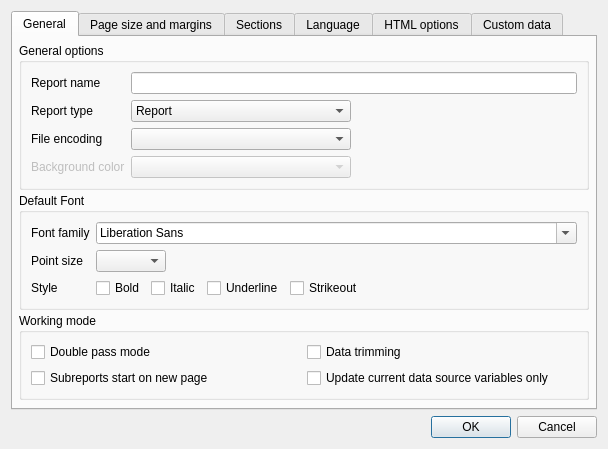
<?xml version="1.0" encoding="UTF-8"?>
<ui version="4.0">
 <class>NCRDPageDialogUI</class>
 <widget class="QDialog" name="NCRDPageDialogUI">
  <property name="geometry">
   <rect>
    <x>0</x>
    <y>0</y>
    <width>608</width>
    <height>406</height>
   </rect>
  </property>
  <property name="windowTitle">
   <string>Report and page settings</string>
  </property>
  <layout class="QVBoxLayout" name="verticalLayout">
   <item>
    <widget class="QTabWidget" name="tabWidget">
     <property name="currentIndex">
      <number>0</number>
     </property>
     <widget class="QWidget" name="tabGen">
      <attribute name="title">
       <string>General</string>
      </attribute>
      <layout class="QVBoxLayout" name="verticalLayout_2">
       <property name="spacing">
        <number>3</number>
       </property>
       <property name="leftMargin">
        <number>6</number>
       </property>
       <property name="topMargin">
        <number>6</number>
       </property>
       <property name="rightMargin">
        <number>6</number>
       </property>
       <property name="bottomMargin">
        <number>6</number>
       </property>
       <item>
        <widget class="QGroupBox" name="gbGeneral">
         <property name="title">
          <string>General options</string>
         </property>
         <layout class="QGridLayout">
          <item row="1" column="0">
           <widget class="QLabel" name="label_10">
            <property name="text">
             <string>Report type</string>
            </property>
           </widget>
          </item>
          <item row="7" column="1">
           <widget class="NCRDColorCombo" name="comboColor">
            <property name="enabled">
             <bool>false</bool>
            </property>
           </widget>
          </item>
          <item row="1" column="1">
           <widget class="QComboBox" name="comboReportType">
            <item>
             <property name="text">
              <string>Report</string>
             </property>
            </item>
            <item>
             <property name="text">
              <string>Text document</string>
             </property>
            </item>
           </widget>
          </item>
          <item row="0" column="0">
           <widget class="QLabel" name="label">
            <property name="sizePolicy">
             <sizepolicy hsizetype="Maximum" vsizetype="Preferred">
              <horstretch>0</horstretch>
              <verstretch>0</verstretch>
             </sizepolicy>
            </property>
            <property name="text">
             <string>Report name</string>
            </property>
           </widget>
          </item>
          <item row="0" column="1" colspan="2">
           <widget class="QLineEdit" name="reportName"/>
          </item>
          <item row="2" column="0">
           <widget class="QLabel" name="label_2">
            <property name="text">
             <string>File encoding</string>
            </property>
           </widget>
          </item>
          <item row="2" column="1">
           <widget class="QComboBox" name="comboEncoding"/>
          </item>
          <item row="7" column="0">
           <widget class="QLabel" name="label_9">
            <property name="enabled">
             <bool>false</bool>
            </property>
            <property name="text">
             <string>Background color</string>
            </property>
           </widget>
          </item>
         </layout>
        </widget>
       </item>
       <item>
        <widget class="QGroupBox" name="groupBox_6">
         <property name="title">
          <string>Default Font</string>
         </property>
         <layout class="QFormLayout" name="formLayout">
          <property name="fieldGrowthPolicy">
           <enum>QFormLayout::AllNonFixedFieldsGrow</enum>
          </property>
          <item row="0" column="0">
           <widget class="QLabel" name="label_3">
            <property name="text">
             <string>Font family</string>
            </property>
           </widget>
          </item>
          <item row="0" column="1">
           <widget class="QFontComboBox" name="comboFont"/>
          </item>
          <item row="1" column="0">
           <widget class="QLabel" name="label_14">
            <property name="text">
             <string>Point size</string>
            </property>
           </widget>
          </item>
          <item row="1" column="1">
           <widget class="QComboBox" name="comboFontSize">
            <property name="maximumSize">
             <size>
              <width>70</width>
              <height>16777215</height>
             </size>
            </property>
           </widget>
          </item>
          <item row="2" column="1">
           <layout class="QHBoxLayout" name="horizontalLayout">
            <item>
             <widget class="QCheckBox" name="cbBold">
              <property name="text">
               <string>Bold</string>
              </property>
             </widget>
            </item>
            <item>
             <widget class="QCheckBox" name="cbItalic">
              <property name="text">
               <string>Italic</string>
              </property>
             </widget>
            </item>
            <item>
             <widget class="QCheckBox" name="cbUnderline">
              <property name="text">
               <string>Underline</string>
              </property>
             </widget>
            </item>
            <item>
             <widget class="QCheckBox" name="cbStrikeout">
              <property name="text">
               <string>Strikeout</string>
              </property>
             </widget>
            </item>
            <item>
             <spacer name="horizontalSpacer_2">
              <property name="orientation">
               <enum>Qt::Horizontal</enum>
              </property>
              <property name="sizeHint" stdset="0">
               <size>
                <width>40</width>
                <height>20</height>
               </size>
              </property>
             </spacer>
            </item>
           </layout>
          </item>
          <item row="2" column="0">
           <widget class="QLabel" name="label_15">
            <property name="text">
             <string>Style</string>
            </property>
           </widget>
          </item>
         </layout>
        </widget>
       </item>
       <item>
        <widget class="QGroupBox" name="groupBox_7">
         <property name="title">
          <string>Working mode</string>
         </property>
         <layout class="QGridLayout" name="gridLayout">
          <item row="0" column="0">
           <widget class="QCheckBox" name="cbDoublePass">
            <property name="text">
             <string>Double pass mode</string>
            </property>
           </widget>
          </item>
          <item row="0" column="1">
           <widget class="QCheckBox" name="cbDataTrim">
            <property name="text">
             <string>Data trimming</string>
            </property>
           </widget>
          </item>
          <item row="1" column="1">
           <widget class="QCheckBox" name="cbUpdateCurrentVars">
            <property name="text">
             <string>Update current data source variables only</string>
            </property>
           </widget>
          </item>
          <item row="1" column="0">
           <widget class="QCheckBox" name="cbSubReportNewPage">
            <property name="text">
             <string>Subreports start on new page</string>
            </property>
           </widget>
          </item>
         </layout>
        </widget>
       </item>
       <item>
        <spacer name="verticalSpacer_2">
         <property name="orientation">
          <enum>Qt::Vertical</enum>
         </property>
         <property name="sizeHint" stdset="0">
          <size>
           <width>20</width>
           <height>40</height>
          </size>
         </property>
        </spacer>
       </item>
      </layout>
     </widget>
     <widget class="QWidget" name="tabPage">
      <attribute name="title">
       <string>Page size and margins</string>
      </attribute>
      <layout class="QVBoxLayout" name="verticalLayout_4">
       <item>
        <layout class="QHBoxLayout" name="horizontalLayout_3">
         <item>
          <widget class="QGroupBox" name="groupBox_2">
           <property name="title">
            <string>Page size</string>
           </property>
           <layout class="QHBoxLayout" name="horizontalLayout_2">
            <item>
             <widget class="QComboBox" name="comboPageSize"/>
            </item>
            <item>
             <layout class="QGridLayout" name="gridLayWH">
              <property name="spacing">
               <number>3</number>
              </property>
              <item row="0" column="0">
               <widget class="QLabel" name="label_12">
                <property name="text">
                 <string>Width</string>
                </property>
                <property name="alignment">
                 <set>Qt::AlignRight|Qt::AlignTrailing|Qt::AlignVCenter</set>
                </property>
               </widget>
              </item>
              <item row="0" column="1">
               <widget class="QDoubleSpinBox" name="spWidth">
                <property name="suffix">
                 <string> mm</string>
                </property>
                <property name="minimum">
                 <double>10.000000000000000</double>
                </property>
                <property name="maximum">
                 <double>999.990000000000009</double>
                </property>
               </widget>
              </item>
              <item row="1" column="0">
               <widget class="QLabel" name="label_13">
                <property name="text">
                 <string>Height</string>
                </property>
                <property name="alignment">
                 <set>Qt::AlignRight|Qt::AlignTrailing|Qt::AlignVCenter</set>
                </property>
               </widget>
              </item>
              <item row="1" column="1">
               <widget class="QDoubleSpinBox" name="spHeight">
                <property name="suffix">
                 <string> mm</string>
                </property>
                <property name="minimum">
                 <double>10.000000000000000</double>
                </property>
                <property name="maximum">
                 <double>999.990000000000009</double>
                </property>
               </widget>
              </item>
             </layout>
            </item>
           </layout>
          </widget>
         </item>
         <item>
          <widget class="QGroupBox" name="gbOrient">
           <property name="title">
            <string>Orientation</string>
           </property>
           <layout class="QVBoxLayout" name="_5">
            <property name="spacing">
             <number>3</number>
            </property>
            <property name="leftMargin">
             <number>6</number>
            </property>
            <property name="topMargin">
             <number>6</number>
            </property>
            <property name="rightMargin">
             <number>6</number>
            </property>
            <property name="bottomMargin">
             <number>6</number>
            </property>
            <item>
             <widget class="QRadioButton" name="radioP">
              <property name="text">
               <string>Portrait</string>
              </property>
              <property name="checked">
               <bool>true</bool>
              </property>
             </widget>
            </item>
            <item>
             <widget class="QRadioButton" name="radioL">
              <property name="text">
               <string>Landscape</string>
              </property>
             </widget>
            </item>
           </layout>
          </widget>
         </item>
        </layout>
       </item>
       <item>
        <widget class="QGroupBox" name="gbMargins">
         <property name="title">
          <string>Margins</string>
         </property>
         <layout class="QGridLayout" name="lay_4">
          <property name="leftMargin">
           <number>6</number>
          </property>
          <property name="topMargin">
           <number>6</number>
          </property>
          <property name="rightMargin">
           <number>6</number>
          </property>
          <property name="bottomMargin">
           <number>6</number>
          </property>
          <property name="spacing">
           <number>3</number>
          </property>
          <item row="0" column="2">
           <widget class="QLabel" name="label_7">
            <property name="text">
             <string>Top</string>
            </property>
            <property name="alignment">
             <set>Qt::AlignRight|Qt::AlignTrailing|Qt::AlignVCenter</set>
            </property>
           </widget>
          </item>
          <item row="0" column="3">
           <widget class="QDoubleSpinBox" name="spTop">
            <property name="minimumSize">
             <size>
              <width>70</width>
              <height>0</height>
             </size>
            </property>
            <property name="suffix">
             <string> mm</string>
            </property>
            <property name="maximum">
             <double>999.990000000000009</double>
            </property>
           </widget>
          </item>
          <item row="1" column="0">
           <widget class="QLabel" name="label_5">
            <property name="text">
             <string>Left</string>
            </property>
            <property name="alignment">
             <set>Qt::AlignRight|Qt::AlignTrailing|Qt::AlignVCenter</set>
            </property>
           </widget>
          </item>
          <item row="1" column="1">
           <widget class="QDoubleSpinBox" name="spLeft">
            <property name="minimumSize">
             <size>
              <width>70</width>
              <height>0</height>
             </size>
            </property>
            <property name="suffix">
             <string> mm</string>
            </property>
            <property name="maximum">
             <double>999.990000000000009</double>
            </property>
           </widget>
          </item>
          <item row="1" column="4">
           <widget class="QLabel" name="label_6">
            <property name="text">
             <string>Right</string>
            </property>
            <property name="alignment">
             <set>Qt::AlignRight|Qt::AlignTrailing|Qt::AlignVCenter</set>
            </property>
           </widget>
          </item>
          <item row="1" column="5">
           <widget class="QDoubleSpinBox" name="spRight">
            <property name="minimumSize">
             <size>
              <width>70</width>
              <height>0</height>
             </size>
            </property>
            <property name="suffix">
             <string> mm</string>
            </property>
            <property name="maximum">
             <double>999.990000000000009</double>
            </property>
           </widget>
          </item>
          <item row="2" column="2">
           <widget class="QLabel" name="label_8">
            <property name="text">
             <string>Bottom</string>
            </property>
            <property name="alignment">
             <set>Qt::AlignRight|Qt::AlignTrailing|Qt::AlignVCenter</set>
            </property>
           </widget>
          </item>
          <item row="2" column="3">
           <widget class="QDoubleSpinBox" name="spBottom">
            <property name="minimumSize">
             <size>
              <width>70</width>
              <height>0</height>
             </size>
            </property>
            <property name="suffix">
             <string> mm</string>
            </property>
            <property name="maximum">
             <double>999.990000000000009</double>
            </property>
           </widget>
          </item>
         </layout>
        </widget>
       </item>
       <item>
        <spacer name="verticalSpacer_3">
         <property name="orientation">
          <enum>Qt::Vertical</enum>
         </property>
         <property name="sizeHint" stdset="0">
          <size>
           <width>20</width>
           <height>40</height>
          </size>
         </property>
        </spacer>
       </item>
      </layout>
     </widget>
     <widget class="QWidget" name="tabSect">
      <attribute name="title">
       <string>Sections</string>
      </attribute>
      <layout class="QVBoxLayout" name="verticalLayout_3">
       <property name="spacing">
        <number>3</number>
       </property>
       <property name="leftMargin">
        <number>6</number>
       </property>
       <property name="topMargin">
        <number>6</number>
       </property>
       <property name="rightMargin">
        <number>6</number>
       </property>
       <property name="bottomMargin">
        <number>6</number>
       </property>
       <item>
        <widget class="QGroupBox" name="gbHF">
         <property name="title">
          <string>Headers and footers</string>
         </property>
         <layout class="QGridLayout" name="layout_x2">
          <item row="0" column="0">
           <widget class="QCheckBox" name="cbPageHeader">
            <property name="text">
             <string>Page header</string>
            </property>
           </widget>
          </item>
          <item row="0" column="1">
           <widget class="QDoubleSpinBox" name="sbPH">
            <property name="minimumSize">
             <size>
              <width>70</width>
              <height>0</height>
             </size>
            </property>
            <property name="suffix">
             <string> mm</string>
            </property>
            <property name="maximum">
             <double>999.990000000000009</double>
            </property>
           </widget>
          </item>
          <item row="0" column="3">
           <widget class="QCheckBox" name="cbReportHeader">
            <property name="text">
             <string>Report header</string>
            </property>
           </widget>
          </item>
          <item row="0" column="4">
           <widget class="QDoubleSpinBox" name="sbRH">
            <property name="minimumSize">
             <size>
              <width>70</width>
              <height>0</height>
             </size>
            </property>
            <property name="suffix">
             <string> mm</string>
            </property>
            <property name="maximum">
             <double>999.990000000000009</double>
            </property>
           </widget>
          </item>
          <item row="1" column="0">
           <widget class="QCheckBox" name="cbPageFooter">
            <property name="text">
             <string>Page footer</string>
            </property>
           </widget>
          </item>
          <item row="1" column="1">
           <widget class="QDoubleSpinBox" name="sbPF">
            <property name="minimumSize">
             <size>
              <width>70</width>
              <height>0</height>
             </size>
            </property>
            <property name="suffix">
             <string> mm</string>
            </property>
            <property name="maximum">
             <double>999.990000000000009</double>
            </property>
           </widget>
          </item>
          <item row="1" column="3">
           <widget class="QCheckBox" name="cbReportFooter">
            <property name="text">
             <string>Report footer</string>
            </property>
           </widget>
          </item>
          <item row="1" column="4">
           <widget class="QDoubleSpinBox" name="sbRF">
            <property name="minimumSize">
             <size>
              <width>70</width>
              <height>0</height>
             </size>
            </property>
            <property name="suffix">
             <string> mm</string>
            </property>
            <property name="maximum">
             <double>999.990000000000009</double>
            </property>
           </widget>
          </item>
          <item row="0" column="2">
           <spacer name="spcr2">
            <property name="orientation">
             <enum>Qt::Horizontal</enum>
            </property>
            <property name="sizeType">
             <enum>QSizePolicy::Fixed</enum>
            </property>
            <property name="sizeHint" stdset="0">
             <size>
              <width>30</width>
              <height>15</height>
             </size>
            </property>
           </spacer>
          </item>
          <item row="0" column="5">
           <spacer name="spcr1">
            <property name="orientation">
             <enum>Qt::Horizontal</enum>
            </property>
            <property name="sizeHint" stdset="0">
             <size>
              <width>40</width>
              <height>20</height>
             </size>
            </property>
           </spacer>
          </item>
         </layout>
        </widget>
       </item>
       <item>
        <widget class="QGroupBox" name="groupBox">
         <property name="title">
          <string>Zone settings</string>
         </property>
         <layout class="QGridLayout" name="layZoneSettings">
          <item row="0" column="0">
           <widget class="QLabel" name="label_11">
            <property name="text">
             <string>Zone spacing:</string>
            </property>
           </widget>
          </item>
          <item row="0" column="1">
           <widget class="QDoubleSpinBox" name="sbZoneSpacing">
            <property name="minimumSize">
             <size>
              <width>70</width>
              <height>0</height>
             </size>
            </property>
            <property name="suffix">
             <string> mm</string>
            </property>
            <property name="maximum">
             <double>999.990000000000009</double>
            </property>
           </widget>
          </item>
          <item row="0" column="2">
           <spacer name="horizontalSpacer">
            <property name="orientation">
             <enum>Qt::Horizontal</enum>
            </property>
            <property name="sizeHint" stdset="0">
             <size>
              <width>238</width>
              <height>20</height>
             </size>
            </property>
           </spacer>
          </item>
          <item row="1" column="0" colspan="3">
           <widget class="QCheckBox" name="cbZoneBreak">
            <property name="text">
             <string>Page break is allowed between zones</string>
            </property>
           </widget>
          </item>
         </layout>
        </widget>
       </item>
       <item>
        <spacer name="verticalSpacer">
         <property name="orientation">
          <enum>Qt::Vertical</enum>
         </property>
         <property name="sizeHint" stdset="0">
          <size>
           <width>20</width>
           <height>147</height>
          </size>
         </property>
        </spacer>
       </item>
      </layout>
     </widget>
     <widget class="QWidget" name="tabLang">
      <attribute name="title">
       <string>Language</string>
      </attribute>
      <layout class="QVBoxLayout" name="verticalLayout_5">
       <property name="spacing">
        <number>3</number>
       </property>
       <property name="leftMargin">
        <number>6</number>
       </property>
       <property name="topMargin">
        <number>6</number>
       </property>
       <property name="rightMargin">
        <number>6</number>
       </property>
       <property name="bottomMargin">
        <number>6</number>
       </property>
       <item>
        <widget class="QGroupBox" name="gbTr">
         <property name="title">
          <string>Report languages</string>
         </property>
         <layout class="QHBoxLayout" name="horizontalLayout_4">
          <item>
           <layout class="QVBoxLayout" name="verticalLayout_7">
            <property name="spacing">
             <number>3</number>
            </property>
            <item>
             <widget class="QComboBox" name="comboLang"/>
            </item>
            <item>
             <widget class="QListWidget" name="listLang"/>
            </item>
           </layout>
          </item>
          <item>
           <layout class="QVBoxLayout" name="verticalLayout_6">
            <property name="spacing">
             <number>3</number>
            </property>
            <item>
             <widget class="QPushButton" name="btnAdd">
              <property name="text">
               <string>Add</string>
              </property>
             </widget>
            </item>
            <item>
             <widget class="QPushButton" name="btnRemove">
              <property name="text">
               <string>Remove</string>
              </property>
             </widget>
            </item>
            <item>
             <spacer name="verticalSpacer_4">
              <property name="orientation">
               <enum>Qt::Vertical</enum>
              </property>
              <property name="sizeHint" stdset="0">
               <size>
                <width>20</width>
                <height>40</height>
               </size>
              </property>
             </spacer>
            </item>
            <item>
             <widget class="QPushButton" name="btnUp">
              <property name="text">
               <string>Up</string>
              </property>
             </widget>
            </item>
            <item>
             <widget class="QPushButton" name="btnDown">
              <property name="text">
               <string>Down</string>
              </property>
             </widget>
            </item>
           </layout>
          </item>
         </layout>
        </widget>
       </item>
       <item>
        <widget class="QGroupBox" name="groupBox_3">
         <property name="title">
          <string>Multi language role if missing translation</string>
         </property>
         <layout class="QHBoxLayout" name="horizontalLayout_5">
          <property name="spacing">
           <number>3</number>
          </property>
          <property name="leftMargin">
           <number>6</number>
          </property>
          <property name="topMargin">
           <number>6</number>
          </property>
          <property name="rightMargin">
           <number>6</number>
          </property>
          <property name="bottomMargin">
           <number>6</number>
          </property>
          <item>
           <widget class="QRadioButton" name="rbUseDefault">
            <property name="text">
             <string>Use default language</string>
            </property>
            <property name="checked">
             <bool>true</bool>
            </property>
           </widget>
          </item>
          <item>
           <widget class="QRadioButton" name="rbLeaveBlank">
            <property name="text">
             <string>Leave blank</string>
            </property>
           </widget>
          </item>
         </layout>
        </widget>
       </item>
      </layout>
     </widget>
     <widget class="QWidget" name="tab">
      <attribute name="title">
       <string>HTML options</string>
      </attribute>
      <layout class="QVBoxLayout" name="verticalLayout_10">
       <item>
        <widget class="QGroupBox" name="groupBox_4">
         <property name="title">
          <string>Body style options</string>
         </property>
         <layout class="QVBoxLayout" name="verticalLayout_8">
          <property name="spacing">
           <number>3</number>
          </property>
          <property name="leftMargin">
           <number>6</number>
          </property>
          <property name="topMargin">
           <number>6</number>
          </property>
          <property name="rightMargin">
           <number>6</number>
          </property>
          <property name="bottomMargin">
           <number>6</number>
          </property>
          <item>
           <widget class="QPlainTextEdit" name="wHtmlBodyOptions">
            <property name="font">
             <font>
              <family>Courier</family>
             </font>
            </property>
           </widget>
          </item>
         </layout>
        </widget>
       </item>
       <item>
        <widget class="QGroupBox" name="groupBox_5">
         <property name="title">
          <string>General head options</string>
         </property>
         <layout class="QVBoxLayout" name="verticalLayout_9">
          <property name="spacing">
           <number>3</number>
          </property>
          <property name="leftMargin">
           <number>6</number>
          </property>
          <property name="topMargin">
           <number>6</number>
          </property>
          <property name="rightMargin">
           <number>6</number>
          </property>
          <property name="bottomMargin">
           <number>6</number>
          </property>
          <item>
           <widget class="QPlainTextEdit" name="wHtmlHeadOptions">
            <property name="font">
             <font>
              <family>Courier</family>
             </font>
            </property>
           </widget>
          </item>
         </layout>
        </widget>
       </item>
      </layout>
     </widget>
     <widget class="QWidget" name="tab_2">
      <attribute name="title">
       <string>Custom data</string>
      </attribute>
      <layout class="QVBoxLayout" name="verticalLayout_11">
       <item>
        <widget class="QLabel" name="label_4">
         <property name="text">
          <string>Custom report data:</string>
         </property>
        </widget>
       </item>
       <item>
        <widget class="QPlainTextEdit" name="wCustomOptions"/>
       </item>
      </layout>
     </widget>
    </widget>
   </item>
   <item>
    <widget class="QDialogButtonBox" name="buttonBox">
     <property name="orientation">
      <enum>Qt::Horizontal</enum>
     </property>
     <property name="standardButtons">
      <set>QDialogButtonBox::Cancel|QDialogButtonBox::Ok</set>
     </property>
    </widget>
   </item>
  </layout>
 </widget>
 <customwidgets>
  <customwidget>
   <class>NCRDColorCombo</class>
   <extends>QComboBox</extends>
   <header>ncrdcolorcombo.h</header>
  </customwidget>
 </customwidgets>
 <tabstops>
  <tabstop>tabWidget</tabstop>
  <tabstop>reportName</tabstop>
  <tabstop>comboReportType</tabstop>
  <tabstop>comboEncoding</tabstop>
  <tabstop>comboColor</tabstop>
  <tabstop>comboFont</tabstop>
  <tabstop>comboFontSize</tabstop>
  <tabstop>cbBold</tabstop>
  <tabstop>cbItalic</tabstop>
  <tabstop>cbUnderline</tabstop>
  <tabstop>cbStrikeout</tabstop>
  <tabstop>sbRF</tabstop>
  <tabstop>sbZoneSpacing</tabstop>
  <tabstop>cbZoneBreak</tabstop>
  <tabstop>comboLang</tabstop>
  <tabstop>listLang</tabstop>
  <tabstop>btnAdd</tabstop>
  <tabstop>sbPF</tabstop>
  <tabstop>btnRemove</tabstop>
  <tabstop>btnUp</tabstop>
  <tabstop>btnDown</tabstop>
  <tabstop>rbUseDefault</tabstop>
  <tabstop>rbLeaveBlank</tabstop>
  <tabstop>spTop</tabstop>
  <tabstop>spHeight</tabstop>
  <tabstop>wHtmlBodyOptions</tabstop>
  <tabstop>wHtmlHeadOptions</tabstop>
  <tabstop>radioP</tabstop>
  <tabstop>radioL</tabstop>
  <tabstop>comboPageSize</tabstop>
  <tabstop>spWidth</tabstop>
  <tabstop>cbPageFooter</tabstop>
  <tabstop>spBottom</tabstop>
  <tabstop>spLeft</tabstop>
  <tabstop>spRight</tabstop>
  <tabstop>cbPageHeader</tabstop>
  <tabstop>sbPH</tabstop>
  <tabstop>buttonBox</tabstop>
  <tabstop>cbReportHeader</tabstop>
  <tabstop>sbRH</tabstop>
  <tabstop>cbReportFooter</tabstop>
 </tabstops>
 <resources/>
 <connections>
  <connection>
   <sender>buttonBox</sender>
   <signal>accepted()</signal>
   <receiver>NCRDPageDialogUI</receiver>
   <slot>accept()</slot>
   <hints>
    <hint type="sourcelabel">
     <x>257</x>
     <y>319</y>
    </hint>
    <hint type="destinationlabel">
     <x>157</x>
     <y>274</y>
    </hint>
   </hints>
  </connection>
  <connection>
   <sender>buttonBox</sender>
   <signal>rejected()</signal>
   <receiver>NCRDPageDialogUI</receiver>
   <slot>reject()</slot>
   <hints>
    <hint type="sourcelabel">
     <x>325</x>
     <y>319</y>
    </hint>
    <hint type="destinationlabel">
     <x>286</x>
     <y>274</y>
    </hint>
   </hints>
  </connection>
  <connection>
   <sender>btnAdd</sender>
   <signal>clicked()</signal>
   <receiver>NCRDPageDialogUI</receiver>
   <slot>addLang()</slot>
   <hints>
    <hint type="sourcelabel">
     <x>446</x>
     <y>83</y>
    </hint>
    <hint type="destinationlabel">
     <x>488</x>
     <y>175</y>
    </hint>
   </hints>
  </connection>
  <connection>
   <sender>btnRemove</sender>
   <signal>clicked()</signal>
   <receiver>NCRDPageDialogUI</receiver>
   <slot>removeLang()</slot>
   <hints>
    <hint type="sourcelabel">
     <x>417</x>
     <y>111</y>
    </hint>
    <hint type="destinationlabel">
     <x>490</x>
     <y>224</y>
    </hint>
   </hints>
  </connection>
  <connection>
   <sender>btnUp</sender>
   <signal>clicked()</signal>
   <receiver>NCRDPageDialogUI</receiver>
   <slot>langUp()</slot>
   <hints>
    <hint type="sourcelabel">
     <x>403</x>
     <y>227</y>
    </hint>
    <hint type="destinationlabel">
     <x>487</x>
     <y>253</y>
    </hint>
   </hints>
  </connection>
  <connection>
   <sender>btnDown</sender>
   <signal>clicked()</signal>
   <receiver>NCRDPageDialogUI</receiver>
   <slot>langDown()</slot>
   <hints>
    <hint type="sourcelabel">
     <x>393</x>
     <y>253</y>
    </hint>
    <hint type="destinationlabel">
     <x>490</x>
     <y>281</y>
    </hint>
   </hints>
  </connection>
 </connections>
 <slots>
  <slot>addLang()</slot>
  <slot>removeLang()</slot>
  <slot>langUp()</slot>
  <slot>langDown()</slot>
 </slots>
</ui>
